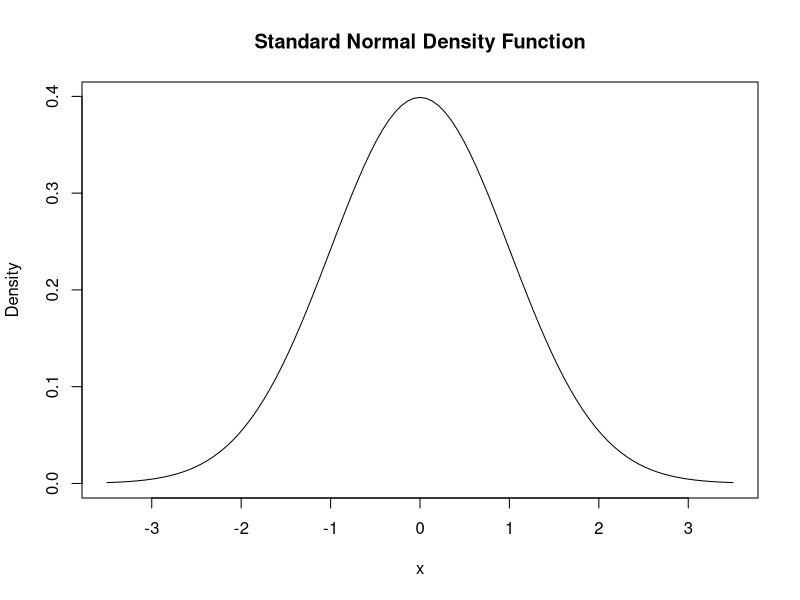
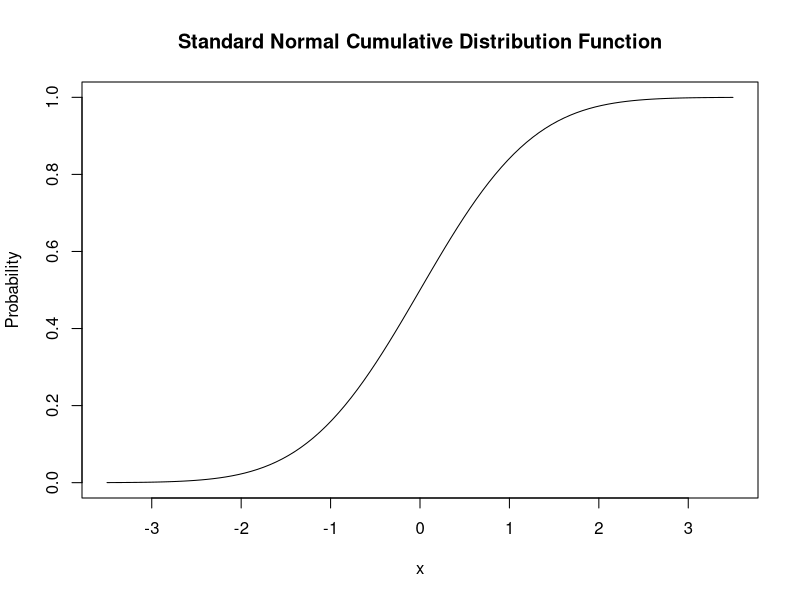

Source code (R) for these figures, in order: (Note: this script raises an error after producing the figures.)
## ---- chunk 1
pnorm(4, mean = 5, sd = 5) - pnorm(3, mean = 5, sd = 5) # N(\mu = 5, \sigma^2 = 25), P(3 <= Y<=4)
## ---- chunk 2
# compute the probability
1 - 2 * (pnorm(-1.96)) 
## ---- chunk 3
f<-function(x){
  1/(sqrt(2*pi))*exp(-0.5*x^2)
}
# define a vector of reals
quants <- c(-1.96, 0, 1.96)

# compute densities
f(quants)
#> [1] 0.05844094 0.39894228 0.05844094

# compare to the results produced by 'dnorm()'
f(quants) == dnorm(quants)

# integrate f()
integrate(f, 
          lower = -Inf, 
          upper = 1.337) # 0.9093887 with absolute error < 1.7e-07; prob of observing 1.337 is 90.94%
pnorm(1.337) # p-norm performs the cdf; it should have the same reuslt as the integrated outcome
## ---- chunk 4
# draw a plot of the N(0,1) PDF
curve(dnorm(x),
      xlim = c(-3.5, 3.5),
      ylab = "Density", 
      main = "Standard Normal Density Function") 
# compute density at x=-1.96, x=0 and x=1.96
dnorm(x = c(-1.96, 0, 1.96))

# plot the standard normal CDF
curve(pnorm(x), 
      xlim = c(-3.5, 3.5), 
      ylab = "Probability", 
      main = "Standard Normal Cumulative Distribution Function")


## ---- chunk 5
f <- function(x){
  1/ sqrt(2*pi)*exp(-0.6 *x^2)
}
## ---- chunk 6
# To compute the integrals, we can define a function(x) and use integrate
f <- function(x) 3 / x^4
g <- function(x) x * f(x)
h <- function(x) x^2 * f(x)
print()
# compute E(X)
EX <- integrate(g,
                lower = 1,
                upper = Inf)$value # $value allow us to extract the object from the list
EX

# compute Var(X)
VarX <- integrate(h,
                  lower = 1,
                  upper = Inf)$value - EX^2 
VarX

## ---- chunk 7
# set seed for reproducibility
set.seed(1)

# mean(rolling a dice three times in a row) (with replacement = True)
mean(sample(1:6, 3, replace = T))

# mean(rolling a dice 1000 times in a row) (with replacement = True); should observe a result close to 3.5
mean(sample(1:6, 1000, replace = T))

# compute mean of natural numbers from 1 to 6
mean(1:6)

## ---- chunk 8
# vector of all possible outcomes
k <- 0:10


prob_pdf <- dbinom(x = k,size = 10, prob = 0.5)

# plot the outcomes against their probabilities
plot(x = k, 
     y = prob_pdf,
     ylab="Probability",
     main = "Probability Distribution Function",
     pch=20)

prob_cdf <- pbinom(q = k, size = 10, prob = 0.5)
# plot the cumulative probabilities
plot(x = k, 
     y = prob_cdf,
     ylab="Probability",
     main = "Cumulative Distribution Function",
     pch=20) 

## ---- chunk 9
# compute P(4 <= k <= 7) using 'pbinom()', which calculates the CDF
pbinom(size = 10, prob = 0.5, q = 7) - pbinom(size = 10, prob = 0.5, q = 3) 
#> [1] 0.7734375
## ---- chunk 10
# compute P(4 <= k <= 7) using 'sum of dbinom()'
sum(dbinom(x = 4:7, size = 10, prob = 0.5))

# P(k = 5| n = 10, p = 0.5)
dbinom(x = 5,  # dbinom gets the probability mass function (prob. of specific number of successes)
       size = 10,
       prob = 0.5) 
# let k denote head, then we know the probability of observing head 5 times in the 10 tosses is about 24.6%

## ---- chunk 11
# Simulation of coin tossing outcome
sample(c('H', 'T'), 1)
## ---- chunk 12
# generate the vector of probabilities
probability <- rep(1/6, 6) # rep() stands for replicate

# plot the probability distribution (discrete: PMF/ continous: PDF)
plot(probability,
     xlab = 'outcomes',
     ylab = 'probability',
     main = 'probability distribution',
     pch = 20) # pch stands for plotting symbols 

# generate the vector of cumulative probabilities 
cum_probability <- cumsum(probability) 

# plot the cumulitive probability distribution
plot(cum_probability, 
     xlab = "outcomes", 
     ylab="cumulative probability",
     main = "cumulative probability distribution",
     pch=20) 
## ---- chunk 13
sample(1:6, size =1 ) # 1 random sampling given a sample space of {1,2,3,4,5,6}

